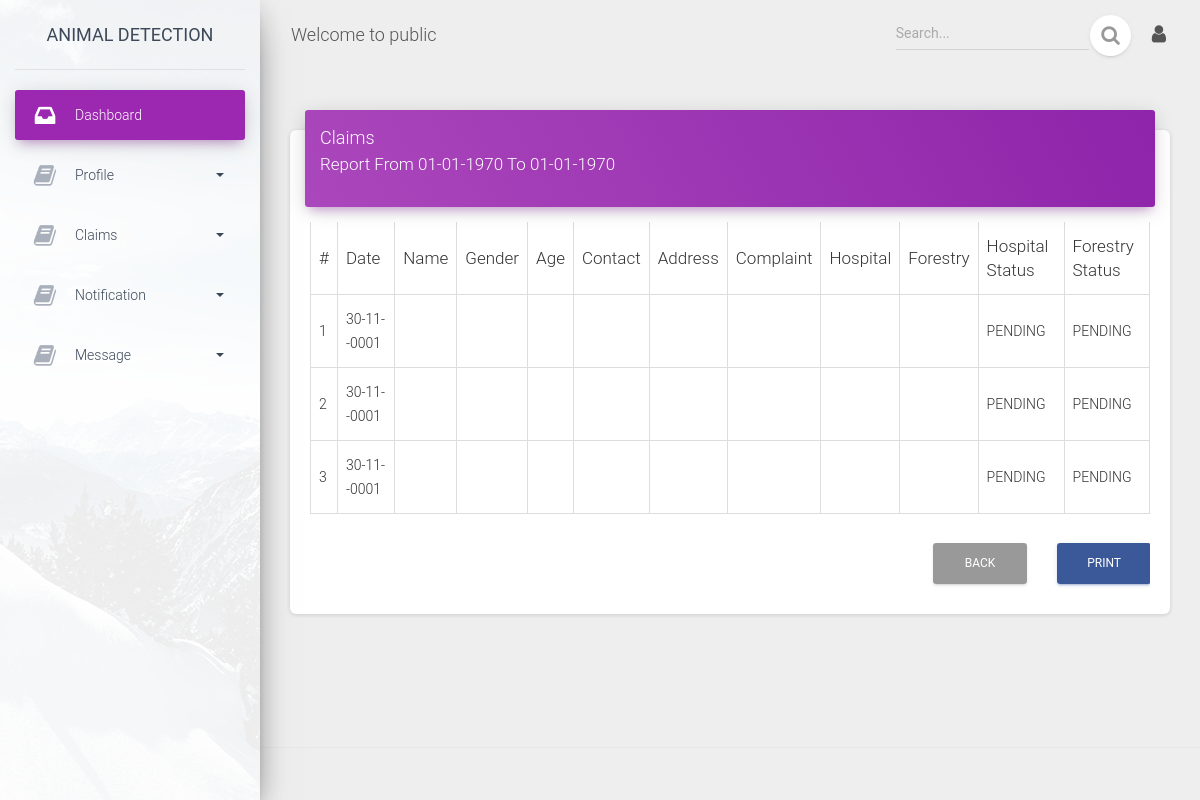
Page /people/people_claims_report_view.php (signed in) on the committed database.
### tables this page shows
CREATE TABLE `poplecomplaintpost` (
  `cmpsid` int(11) NOT NULL,
  `Log_Id` text NOT NULL,
  `name` varchar(200) NOT NULL,
  `sex` varchar(200) NOT NULL,
  `age` varchar(200) NOT NULL,
  `aadharno` varchar(200) NOT NULL,
  `addr` text NOT NULL,
  `hospt` varchar(200) NOT NULL,
  `cntno` varchar(200) NOT NULL,
  `cdate` date NOT NULL,
  `pdate` date NOT NULL,
  `frstry` text NOT NULL,
  `panchayath` text NOT NULL,
  `cname` varchar(200) NOT NULL,
  `descp` text NOT NULL,
  `photo` text NOT NULL,
  `photo1` text NOT NULL,
  `photo2` text NOT NULL,
  `kbhnreply` text NOT NULL,
  `kdate` date NOT NULL,
  `frestryreply` text NOT NULL,
  `fdate` date NOT NULL,
  `kst` varchar(200) NOT NULL,
  `fsat` varchar(200) NOT NULL
);

### people/people_claims_report_view.php (the view, shortened to what this page needs)
<?php
	include('../connect/db.php');
	 $Log_Id=$_SESSION['SESS_PEOPLE_ID'];
	$fdate=$_POST["fdate"];
	$tdate=$_POST["tdate"];
?>
<!DOCTYPE html>
<html lang="en">
<head>
  	<?php include("include/header.php");?>
</head>
<body class="">
  <div class="wrapper ">
    	<?php include("include/leftmenu.php");?>
    <div class="main-panel">
      	<?php include("include/navbar.php");?>
      <div class="content">
        <div class="container-fluid">
          <div class="row">
            <div class="col-md-12">
              <div class="card">
                <div class="card-header card-header-primary">
                  <h4 class="card-title ">Claims</h4>
                  <h5>Report From <?php echo date("d-m-Y",strtotime($fdate)); ?> To <?php echo date("d-m-Y",strtotime($tdate));?></h5>
                </div>
                <div class="card-body">
                  <div class="table-responsive">
                    <table class="table table-bordered">
                        <thead>
                            <tr>
                                <th>#</th>
                                <th>Date</th>
                                <th>Name</th>
                                <th>Gender</th>
                                <th>Age</th>
                                <th>Contact</th>
                                <th>Address</th>
                                <th>Complaint</th>
                                <th>Hospital</th>
                                <th>Forestry</th>
                                <th>Hospital Status</th>
                                <th>Forestry Status</th>
                            </tr>
                        </thead>
                        <tbody>
                        <?php
                            $result = $db->prepare("select * from  poplecomplaintpost where pdate>='$fdate' and pdate<='$tdate' and Log_Id='$Log_Id'");
                            $result->execute();
                            for($i=1; $row = $result->fetch(); $i++)
                                {
                                    echo"<tr>";
									echo"<td>".$i."</td>";
                                    echo"<td>".date("d-m-Y",strtotime($row["pdate"]))."</td>";
                                    echo"<td>".$row["name"]."</td>";
                                    echo"<td>".$row["sex"]."</td>";
								 	echo"<td>".$row["age"]."</td>";
									echo"<td>".$row["cntno"]."</td>";
									echo"<td>".$row["addr"]."</td>";
									echo"<td>".$row["cname"]."</td>";
									echo"<td>".$row["hospt"]."</td>";
									echo"<td>".$row["frstry"]."</td>";
									echo"<td>".strtoupper($row["kst"])."</td>";
									echo"<td>".strtoupper($row["fsat"])."</td>";
                                    echo"</tr>";
                                }
                         ?>
                        </tbody>
                    </table>
                     <div class="row fa-pull-right">
                        <div class="form-group col-md-6">
                            <a href="people_claims_report.php" class="btn btn-block btn-google">Back</a>
                        </div>
                        <div class="form-group col-md-6">
                            <input type="submit" value="Print" class="btn btn-block btn-facebook" onClick="window.print()">
                        </div>
                    </div>
                  </div>
                </div>
              </div>
            </div>
          </div>
        </div>
      </div>
       <?php include("include/footer.php");?>
    </div>
</body>
</html>

### rows in the picture
poplecomplaintpost: pdate "30-11--0001", kst "PENDING", fsat "PENDING"
poplecomplaintpost: pdate "30-11--0001", kst "PENDING", fsat "PENDING"
poplecomplaintpost: pdate "30-11--0001", kst "PENDING", fsat "PENDING"

### other values in the picture
date("d-m-Y",strtotime($fdate)) "01-01-1970"
date("d-m-Y",strtotime($tdate)) "01-01-1970"
